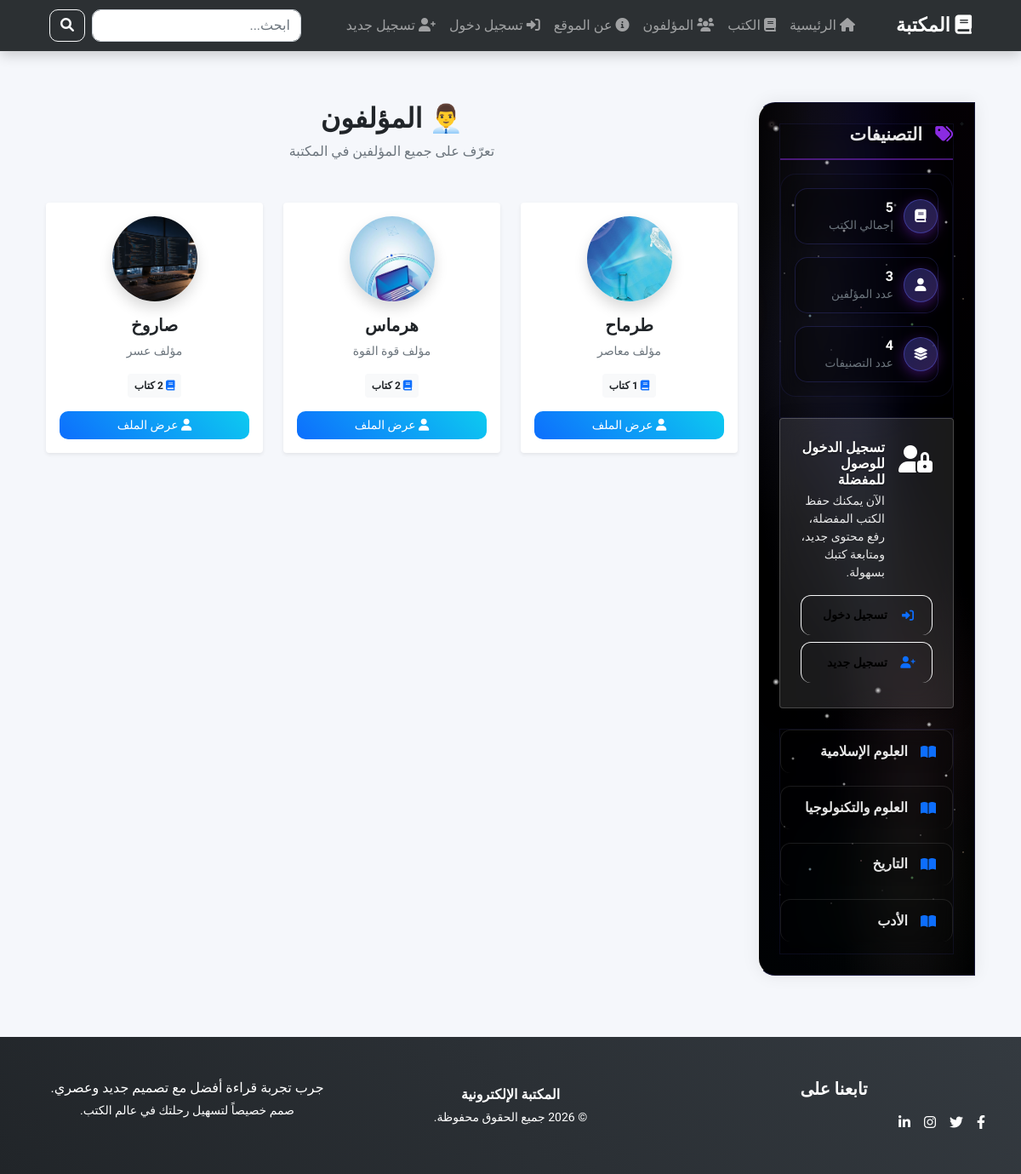
Page /books/authors/ on the committed database.
### books/models.py (models this page shows, shortened)
class Category(models.Model):
    name = models.CharField(max_length=50, verbose_name="اسم التصنيف")
    description = models.TextField(blank=True, verbose_name="الوصف")
    icon = models.CharField(max_length=50, default='fas fa-book', verbose_name="الأيقونة")
    is_active = models.BooleanField(default=True, verbose_name="مفعل")
    class Meta:
        verbose_name = "تصنيف"
        verbose_name_plural = "التصنيفات"

class Author(models.Model):
    name = models.CharField(max_length=100, verbose_name="اسم المؤلف")
    bio = models.TextField(blank=True, verbose_name="السيرة الذاتية")
    photo = models.ImageField(upload_to='authors/', blank=True, null=True, verbose_name="صورة المؤلف")
    class Meta:
        verbose_name = "مؤلف"
        verbose_name_plural = "المؤلفون"
    def get_absolute_url(self):
        return reverse('author_detail', kwargs={'pk': self.pk})

### books/views.py (the view)
# urls.py: path('authors/', views.author_list, name='author_list'),
def author_list(request):
    authors = Author.objects.annotate(books_count=Count('book')).filter(books_count__gt=0)
    categories = Category.objects.filter(is_active=True)
    total_books = Book.objects.filter(is_available=True, is_approved=True).count()
    total_authors = Author.objects.count()
    context = {'authors': authors, 'categories': categories, 'total_books': total_books, 'total_authors': total_authors}
    return render(request, 'books/author_list.html', context)

### books/context_processors.py (called while the page is built)
def sidebar_data(request):
    categories = Category.objects.filter(is_active=True).annotate(
        books_count=Count('book', filter=Q(book__is_available=True, book__is_approved=True))
    )
    return {
        'categories': categories,
        'total_books': Book.objects.filter(is_available=True, is_approved=True).count(),
        'total_authors': Author.objects.count(),
        'total_categories': categories.count(),
    }

### templates/books/author_list.html (shortened to what this page needs)
{% extends 'base.html' %}
{% block content %}
<div class="container mt-5">
    <div class="row">
        <div class="col-lg-3 order-lg-1">
            {% include 'includes/sidebar.html' %}
        </div>
        <div class="col-lg-9 order-lg-2">
            <div class="text-center mb-5">
                <h2 class="fw-bold">👨‍💼 المؤلفون</h2>
                <p class="text-muted">تعرّف على جميع المؤلفين في المكتبة</p>
            </div>
            <div class="row g-4">
                {% for author in authors %}
                <div class="col-md-4 col-sm-6">
                    <div class="card border-0 shadow-sm h-100 author-card p-3 text-center">
                        <div class="mb-3">
                            {% if author.photo %}
                            <img src="{{ author.photo.url }}"
                                 class="rounded-circle shadow"
                                 style="width: 100px; height: 100px; object-fit: cover;">
                            {% else %}
                            <div class="bg-light rounded-circle d-flex align-items-center justify-content-center mx-auto shadow"
                                 style="width: 100px; height: 100px;">
                                <i class="fas fa-user fa-2x text-muted"></i>
                            </div>
                            {% endif %}
                        </div>
                        <h5 class="fw-bold">{{ author.name }}</h5>
                        <p class="text-muted small mb-3">
                            {{ author.bio|truncatewords:18 }}
                        </p>
                        <div class="mb-3">
                            <span class="badge bg-light text-dark p-2">
                                <i class="fas fa-book text-primary"></i>
                                {{ author.books_count }} كتاب
                            </span>
                        </div>
                        <a href="{{ author.get_absolute_url }}" class="btn btn-view btn-sm">
                            <i class="fas fa-user"></i> عرض الملف
                        </a>
                    </div>
                </div>
                {% endfor %}
            </div>
        </div>
    </div>
</div>
{% endblock %}

### templates/includes/sidebar.html (shortened to what this page needs)
<div class="sidebar p-4 mb-4">
    <div class="planets-layer">
    </div>
    <div class="moving-stars">
        <div class="star-1"></div>
        <div class="star-3"></div>
        <div class="star-5"></div>
        <div class="star-7"></div>
    </div>
    <div class="cosmic-dust"></div>
    <div class="sidebar-header">
        <h5><i class="fas fa-tags"></i> التصنيفات</h5>
        <div class="stats-card">
            <div class="stat-item">
                <div class="stat-icon"><i class="fas fa-book"></i></div>
                <div class="stat-meta">
                    <strong>{{ total_books|default:0 }}</strong>
                    <span>إجمالي الكتب</span>
                </div>
            </div>
            <div class="stat-item">
                <div class="stat-icon" style="background: #198754;"><i class="fas fa-user"></i></div>
                <div class="stat-meta">
                    <strong>{{ total_authors|default:0 }}</strong>
                    <span>عدد المؤلفين</span>
                </div>
            </div>
            <div class="stat-item">
                <div class="stat-icon" style="background: #ffc107;"><i class="fas fa-layer-group"></i></div>
                <div class="stat-meta">
                    <strong>{{ total_categories|default:0 }}</strong>
                    <span>عدد التصنيفات</span>
                </div>
            </div>
        </div>
    </div>
    {% if not user.is_authenticated %}
    <div class="card p-4 mb-4 text-white" style="background: linear-gradient(135deg, #0d6efd, #0dcaf0); border: none; box-shadow: 0 15px 35px rgba(13,110,253,0.15);">
        <div class="d-flex align-items-start gap-3 mb-3">
            <div class="fs-2"><i class="fas fa-user-lock"></i></div>
            <div>
                <h6 class="fw-bold mb-1">تسجيل الدخول للوصول للمفضلة</h6>
                <p class="small mb-0">الآن يمكنك حفظ الكتب المفضلة، رفع محتوى جديد، ومتابعة كتبك بسهولة.</p>
            </div>
        </div>
        <a href="{% url 'login' %}" class="btn btn-light btn-sm w-100 mb-2"><i class="fas fa-sign-in-alt"></i> تسجيل دخول</a>
        <a href="{% url 'register' %}" class="btn btn-outline-light btn-sm w-100"><i class="fas fa-user-plus"></i> تسجيل جديد</a>
    </div>
    {% endif %}
    <div class="sidebar-links">
        {% for category in categories %}
            <a href="{% url 'books_by_category' category.id %}">
                <i class="fas fa-book-open"></i>
                <span>{{ category.name }}</span>
            </a>
        {% endfor %}
    </div>
</div>

### templates/base.html (style rules this page uses)
body { font-family: 'Cairo', sans-serif; direction: rtl; background-color: #f5f7fb; }
.sidebar { background: #ffffff; min-height: auto; border-left: 1px solid #eee; box-shadow: 0 0 20px rgba(0,0,0,0.08); border-radius: 20px 0 0 20px; position: sticky; top: 100px; }
.sidebar h5 { font-family: 'Cairo', sans-serif; font-weight: 800; color: #212529; margin-bottom: 1rem; }
.sidebar .stats-card { background: #f8f9fa; border-radius: 18px; padding: 1rem; margin-bottom: 1.5rem; }
.sidebar .stat-item { display: flex; align-items: center; gap: 0.75rem; padding: 0.75rem 0; border-bottom: 1px solid rgba(0,0,0,0.08); color: #212529; }
.sidebar .stat-item:last-child { border-bottom: none; }
.sidebar .stat-icon { width: 40px; height: 40px; display: inline-flex; align-items: center; justify-content: center; border-radius: 50%; background: #0dcaf0; color: white; font-size: 0.95rem; }
.sidebar .stat-meta { line-height: 1.1; }
.sidebar .stat-meta strong { display: block; font-size: 1rem; }
.sidebar .stat-meta span { color: #6c757d; font-size: 0.85rem; }
.sidebar a { color: #000; text-decoration: none; font-weight: 700; display: flex; align-items: center; gap: 0.75rem; padding: 0.8rem 1rem; margin-bottom: 0.35rem; border-radius: 12px; transition: all 0.25s ease; border-bottom: none; }
.sidebar a i { min-width: 24px; text-align: center; color: #0d6efd; }
.sidebar a span { flex: 1; font-family: 'Cairo', sans-serif; font-weight: 700; }
.sidebar .sidebar-links { padding-bottom: 0.5rem; }
.btn-view { background: linear-gradient(45deg, #0d6efd, #0dcaf0); border: none; color: white; border-radius: 10px; padding: 6px 15px; transition: 0.3s; }

### rows in the picture
Category: name "العلوم الإسلامية"
Category: name "العلوم والتكنولوجيا"
Category: name "التاريخ"
Category: name "الأدب"
Author: photo (picture), name "طرماح", bio "مؤلف معاصر", books_count "1"
Author: photo (picture), name "هرماس", bio "مؤلف قوة القوة", books_count "2"
Author: photo (picture), name "صاروخ", bio "مؤلف عسر", books_count "2"

### other values in the picture
{{ total_books|default:0 }} "5"
{{ total_authors|default:0 }} "3"
{{ total_categories|default:0 }} "4"
